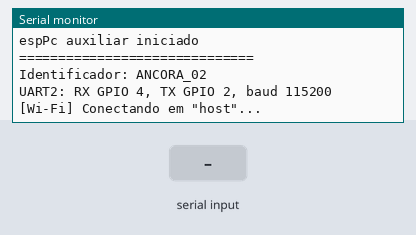
A sketch run on a simulated ESP32. Parts: the last lines printed to the serial monitor. The test bench sets the inputs (shaded band). WiFi joins after 1.5 s; servers stay silent unless stated.

Above: at 1.7 s.
1.8 s: "ACK_CONFIG\n" received over the second serial link
At 2.2 s:
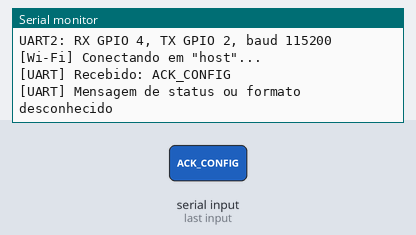
3.3 s: "ACK_CONFIG|\n" received over the second serial link
At 4.5 s:
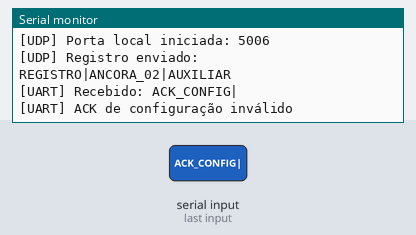
4.8 s: "|\n" received over the second serial link
At 4.96 s:
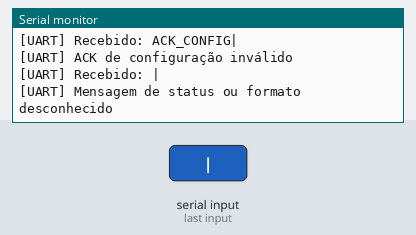
6.3 s: "1\n" received over the second serial link
At 6.7 s:
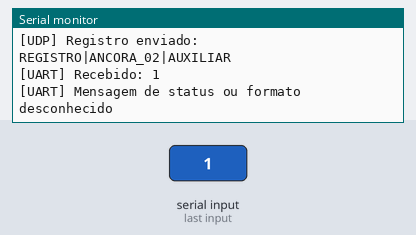

Measured:
- after the input at 1.8 s, the serial monitor: prints a new line at once (image 1)
- after the input at 3.3 s, the serial monitor: prints a new line at once (image 2)
- after the input at 4.8 s, the serial monitor: prints a new line at once (image 3)
- after the input at 6.3 s, the serial monitor: prints a new line at once (image 4)

The sketch:

espPcAux.ino
```cpp
#include <Arduino.h>
#include <WiFi.h>
#include <WiFiUdp.h>


HardwareSerial uartComunicacao(2);


constexpr int PINO_RX = 4;
constexpr int PINO_TX = 2;
constexpr uint32_t BAUD_UART = 115200;


const char* IDENTIFICADOR_ANCORA = "ANCORA_02";


const char* NOME_WIFI = "host";
const char* SENHA_WIFI = "senha";


IPAddress IP_SERVIDOR(172, 20, 10, 2);


constexpr uint16_t PORTA_SERVIDOR = 5005;
constexpr uint16_t PORTA_LOCAL_UDP = 5006;


const unsigned long INTERVALO_LOOP_MS = 1000;
constexpr unsigned long INTERVALO_REGISTRO_MS = INTERVALO_LOOP_MS;


constexpr size_t TAMANHO_BUFFER_UART = 512;
constexpr size_t TAMANHO_BUFFER_UDP = 512;


WiFiUDP comunicacaoUDP;


bool udpIniciado = false;
bool wifiEstavaConectado = false;


unsigned long ultimoRegistroServidor = 0;
unsigned long ultimoLoopMs = 0;


char bufferLinhaUART[TAMANHO_BUFFER_UART];
size_t tamanhoLinhaUART = 0;
bool descartandoLinhaUART = false;


char bufferMensagemUDP[TAMANHO_BUFFER_UDP];


void iniciarConexaoWiFi() {
  Serial.printf(
    "[Wi-Fi] Conectando em \"%s\"...\n",
    NOME_WIFI
  );


  WiFi.mode(WIFI_STA);
  WiFi.persistent(false);
  WiFi.setAutoReconnect(true);
  WiFi.begin(NOME_WIFI, SENHA_WIFI);
}


bool enviarMensagemUDP(const char* mensagem) {
  if (
    WiFi.status() != WL_CONNECTED ||
    !udpIniciado
  ) {
    return false;
  }


  if (
    comunicacaoUDP.beginPacket(
      IP_SERVIDOR,
      PORTA_SERVIDOR
    ) != 1
  ) {
    Serial.println("[UDP] Erro ao iniciar pacote");
    return false;
  }


  const size_t tamanhoMensagem = strlen(mensagem);


  const size_t bytesEscritos = comunicacaoUDP.write(
    reinterpret_cast<const uint8_t*>(mensagem),
    tamanhoMensagem
  );


  if (bytesEscritos != tamanhoMensagem) {
    Serial.println("[UDP] Escrita incompleta");
    return false;
  }


  if (comunicacaoUDP.endPacket() != 1) {
    Serial.println("[UDP] Erro ao finalizar pacote");
    return false;
  }


  return true;
}


void enviarRegistroAoServidor() {
  char mensagem[96];


  snprintf(
    mensagem,
    sizeof(mensagem),
    "REGISTRO|%s|AUXILIAR",
    IDENTIFICADOR_ANCORA
  );


  if (enviarMensagemUDP(mensagem)) {
    ultimoRegistroServidor = millis();
    Serial.printf("[UDP] Registro enviado: %s\n", mensagem);
  }
}


void iniciarUDP() {
  if (
    udpIniciado ||
    WiFi.status() != WL_CONNECTED
  ) {
    return;
  }


  if (comunicacaoUDP.begin(PORTA_LOCAL_UDP)) {
    udpIniciado = true;


    Serial.printf(
      "[UDP] Porta local iniciada: %u\n",
      PORTA_LOCAL_UDP
    );


    enviarRegistroAoServidor();
  } else {
    Serial.println("[UDP] Falha ao iniciar porta local");
  }
}


void verificarConexaoWiFi() {
  const bool wifiConectado =
    WiFi.status() == WL_CONNECTED;


  if (wifiConectado && !wifiEstavaConectado) {
    Serial.println();
    Serial.println("[Wi-Fi] Conectado");
    Serial.print("[Wi-Fi] IP do espPc: ");
    Serial.println(WiFi.localIP());


    iniciarUDP();
  }


  if (!wifiConectado && wifiEstavaConectado) {
    Serial.println("[Wi-Fi] Conexão perdida");


    comunicacaoUDP.stop();
    udpIniciado = false;
  }


  wifiEstavaConectado = wifiConectado;


  if (wifiConectado) {
    iniciarUDP();
  }
}


bool mensagemEhConfiguracao(const char* mensagem) {
  constexpr char PREFIXO[] = "CONFIG|";


  return strncmp(
    mensagem,
    PREFIXO,
    sizeof(PREFIXO) - 1
  ) == 0;
}


void processarMensagemDoServidor(
  const char* mensagem,
  const IPAddress& ipRemoto,
  uint16_t portaRemota
) {
  if (ipRemoto != IP_SERVIDOR) {
    Serial.printf(
      "[UDP] Mensagem ignorada de %s:%u\n",
      ipRemoto.toString().c_str(),
      portaRemota
    );
    return;
  }


  Serial.printf("[UDP] Recebido do servidor: %s\n", mensagem);


  if (!mensagemEhConfiguracao(mensagem)) {
    Serial.println("[UDP] Tipo de mensagem não reconhecido");
    return;
  }


  uartComunicacao.println(mensagem);
  Serial.println("[UART] Configuração enviada ao espCarregador");
}


void receberMensagensUDP() {
  if (!udpIniciado) {
    return;
  }


  int tamanhoPacote = comunicacaoUDP.parsePacket();


  while (tamanhoPacote > 0) {
    const IPAddress ipRemoto = comunicacaoUDP.remoteIP();
    const uint16_t portaRemota = comunicacaoUDP.remotePort();


    if (
      tamanhoPacote >=
      static_cast<int>(sizeof(bufferMensagemUDP))
    ) {
      while (comunicacaoUDP.available() > 0) {
        comunicacaoUDP.read();
      }


      Serial.println("[UDP] Mensagem excedeu o buffer");
      tamanhoPacote = comunicacaoUDP.parsePacket();
      continue;
    }


    const int bytesLidos = comunicacaoUDP.read(
      bufferMensagemUDP,
      sizeof(bufferMensagemUDP) - 1
    );


    if (bytesLidos > 0) {
      bufferMensagemUDP[bytesLidos] = '\0';


      processarMensagemDoServidor(
        bufferMensagemUDP,
        ipRemoto,
        portaRemota
      );
    }


    tamanhoPacote = comunicacaoUDP.parsePacket();
  }
}


bool formatoFrameValido(const char* linha) {
  constexpr char PREFIXO[] = "FRAME|";


  if (
    strncmp(
      linha,
      PREFIXO,
      sizeof(PREFIXO) - 1
    ) != 0
  ) {
    return false;
  }


  size_t quantidadeSeparadores = 0;


  for (const char* atual = linha; *atual != '\0'; atual++) {
    if (*atual == '|') {
      quantidadeSeparadores++;
    }
  }


  return quantidadeSeparadores == 6;
}


void enviarFrameAoServidor(const char* linhaRecebida) {
  constexpr char PREFIXO[] = "FRAME|";
  constexpr size_t TAMANHO_PREFIXO = sizeof(PREFIXO) - 1;


  const char* dadosFrame = linhaRecebida + TAMANHO_PREFIXO;


  char pacoteUDP[320];


  const int tamanhoPacote = snprintf(
    pacoteUDP,
    sizeof(pacoteUDP),
    "%s|%s",
    IDENTIFICADOR_ANCORA,
    dadosFrame
  );


  if (
    tamanhoPacote < 0 ||
    tamanhoPacote >= static_cast<int>(sizeof(pacoteUDP))
  ) {
    Serial.println("[UDP] Frame excedeu o buffer");
    return;
  }


  if (enviarMensagemUDP(pacoteUDP)) {
    Serial.printf("[UDP] Frame enviado: %s\n", pacoteUDP);
  } else {
    Serial.println("[UDP] Frame descartado: envio indisponível");
  }
}


void enviarConfirmacaoAoServidor(const char* linhaRecebida) {
  char copia[TAMANHO_BUFFER_UART];


  strncpy(copia, linhaRecebida, sizeof(copia) - 1);
  copia[sizeof(copia) - 1] = '\0';


  char* contexto = nullptr;
  char* tipo = strtok_r(copia, "|", &contexto);
  char* versao = strtok_r(nullptr, "|", &contexto);


  if (
    tipo == nullptr ||
    versao == nullptr ||
    strcmp(tipo, "ACK_CONFIG") != 0
  ) {
    Serial.println("[UART] ACK de configuração inválido");
    return;
  }


  char mensagemAck[96];


  snprintf(
    mensagemAck,
    sizeof(mensagemAck),
    "ACK_CONFIG|%s|%s",
    IDENTIFICADOR_ANCORA,
    versao
  );


  if (enviarMensagemUDP(mensagemAck)) {
    Serial.printf("[UDP] Confirmação enviada: %s\n", mensagemAck);
  }
}


void processarLinhaUART(const char* linhaRecebida) {
  Serial.printf("[UART] Recebido: %s\n", linhaRecebida);


  if (formatoFrameValido(linhaRecebida)) {
    enviarFrameAoServidor(linhaRecebida);
    return;
  }


  if (strncmp(linhaRecebida, "ACK_CONFIG|", 11) == 0) {
    enviarConfirmacaoAoServidor(linhaRecebida);
    return;
  }


  Serial.println("[UART] Mensagem de status ou formato desconhecido");
}


void receberDadosUART() {
  while (uartComunicacao.available() > 0) {
    const int valorRecebido = uartComunicacao.read();


    if (valorRecebido < 0) {
      continue;
    }


    const char caractere = static_cast<char>(valorRecebido);


    if (descartandoLinhaUART) {
      if (caractere == '\n') {
        descartandoLinhaUART = false;
        tamanhoLinhaUART = 0;
      }


      continue;
    }


    if (caractere == '\r') {
      continue;
    }


    if (caractere == '\n') {
      if (tamanhoLinhaUART == 0) {
        continue;
      }


      bufferLinhaUART[tamanhoLinhaUART] = '\0';
      processarLinhaUART(bufferLinhaUART);
      tamanhoLinhaUART = 0;
      continue;
    }


    if (
      tamanhoLinhaUART <
      sizeof(bufferLinhaUART) - 1
    ) {
      bufferLinhaUART[tamanhoLinhaUART++] = caractere;
      continue;
    }


    Serial.println("[UART] Linha excedeu o buffer e foi descartada");
    tamanhoLinhaUART = 0;
    descartandoLinhaUART = true;
  }
}


void verificarRegistroPeriodico() {
  if (
    !udpIniciado ||
    WiFi.status() != WL_CONNECTED
  ) {
    return;
  }


  if (
    millis() - ultimoRegistroServidor >=
    INTERVALO_REGISTRO_MS
  ) {
    enviarRegistroAoServidor();
  }
}


void setup() {
  Serial.begin(115200);
  delay(500);


  Serial.println();
  Serial.println("==============================");
  Serial.println("espPc auxiliar iniciado");
  Serial.println("==============================");
  Serial.print("Identificador: ");
  Serial.println(IDENTIFICADOR_ANCORA);


  uartComunicacao.begin(
    BAUD_UART,
    SERIAL_8N1,
    PINO_RX,
    PINO_TX
  );


  Serial.printf(
    "UART2: RX GPIO %d, TX GPIO %d, baud %lu\n",
    PINO_RX,
    PINO_TX,
    static_cast<unsigned long>(BAUD_UART)
  );


  iniciarConexaoWiFi();
}


void loop() {
  receberMensagensUDP();
  receberDadosUART();


  const unsigned long agora = millis();


  if (
    agora - ultimoLoopMs >=
    INTERVALO_LOOP_MS
  ) {
    ultimoLoopMs = agora;


    verificarConexaoWiFi();
    verificarRegistroPeriodico();
  }


  delay(1);
}
```
